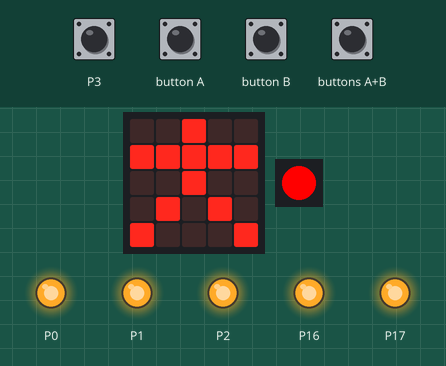
Simulated run of this program. Board: Calliope mini (MakeCode). On the bench: the board's 5×5 LED display, 1 RGB LEDs in strip order, left to right, output pins drawn as LEDs (lit = HIGH). The inputs (shaded band) are chosen by the test bench. The 48×5 strip is a reading aid, not a part: it shows the text the display is scrolling, unrolled, one strip-width of it at a time.

Above: at 8.1 s.
8.2 s: touch pin P3 pressed for 0.15 s
At 9.4 s:
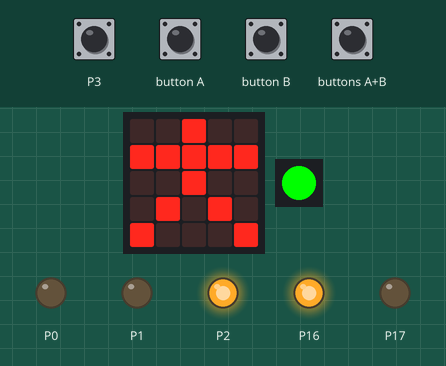
11.3 s: button A pressed for 0.15 s
At 14.1 s:
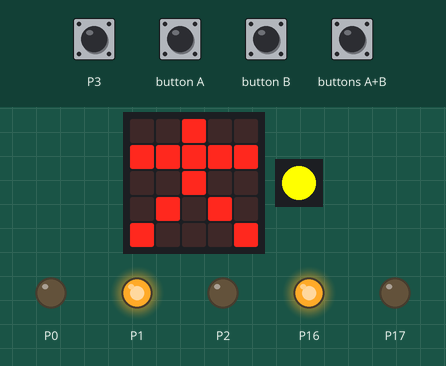
14.4 s: buttons A+B pressed for 0.15 s
At 18.8 s:
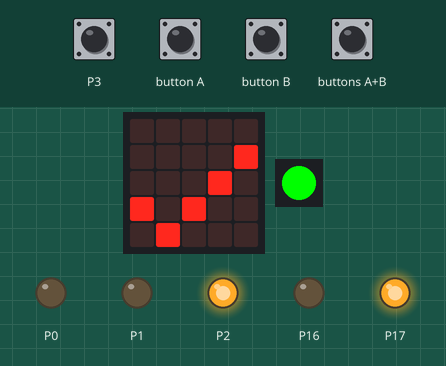
Timing chart, 0 to 32.7 s (numbered marks = the images above; inputs shaded):
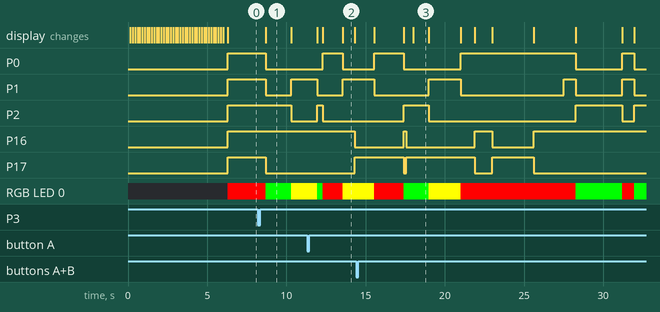

The program:

main.ts
```typescript
input.onButtonEvent(Button.A, input.buttonEventClick(), function () {
    Wiederholung = false
    Ampelsteuerung()
})
input.onButtonEvent(Button.AB, input.buttonEventClick(), function () {
    Wiederholung = true
})
function Ampelsteuerung () {
    basic.pause(500)
    Ampel3(0, 0, 1)
    Ampel2(1, 0)
    basic.pause(1000)
    Ampel3(0, 1, 0)
    basic.pause(2000)
    Ampel3(1, 0, 0)
    basic.pause(2000)
    Ampel2(0, 1)
    basic.pause(7000)
    Ampel2(1, 0)
    basic.pause(5000)
    Ampel3(1, 1, 0)
    basic.pause(750)
    Ampel3(0, 0, 1)
}
function Ampel3 (Rot: number, Gelb: number, Grün: number) {
    pins.digitalWritePin(DigitalPin.P0, Rot)
    pins.digitalWritePin(DigitalPin.P1, Gelb)
    pins.digitalWritePin(DigitalPin.P2, Grün)
    if (Rot == 1) {
        basic.setLedColor(0xff0000)
    } else if (Gelb == 1) {
        basic.setLedColor(0xffff00)
    } else if (Grün == 1) {
        basic.setLedColor(0x00ff00)
    } else {
        basic.turnRgbLedOff()
    }
}
input.onPinTouchEvent(TouchPin.P3, input.buttonEventDown(), function () {
    Wiederholung = false
    Ampelsteuerung()
})
function Ampel2 (Rot: number, Grün: number) {
    pins.digitalWritePin(DigitalPin.C16, Rot)
    pins.digitalWritePin(DigitalPin.C17, Grün)
    if (Rot == 1) {
        basic.showIcon(IconNames.StickFigure)
    } else if (Grün == 1) {
        basic.showIcon(IconNames.Yes)
    } else {
        basic.clearScreen()
    }
}
let Wiederholung = false
basic.showString("Ampel5")
Ampel3(1, 1, 1)
Ampel2(1, 1)
loops.everyInterval(10000, function () {
    if (Wiederholung) {
        Ampelsteuerung()
    }
})
```

test.ts
```typescript
// Hier kann man Tests durchführen; diese Datei wird nicht kompiliert, wenn dieses Paket als Erweiterung verwendet wird.
```

Measured:
- after the input at 8.2 s, P0, P17: HIGH → LOW after 0.50 s; P1: HIGH → LOW after 0.50 s, → HIGH 1.6 s later; P2: HIGH → LOW after 2.1 s; RGB LED 0: RGB(255, 0, 0) → RGB(0, 255, 0) after 0.50 s, → RGB(255, 255, 0) 1.6 s later
- after the input at 11.3 s, P1: HIGH → LOW after 0.65 s instead of 1.0 s; P2: LOW → HIGH after 0.65 s, → LOW 0.35 s later
- what the display in image 1 shows lasts 1.6 s, from 8.7 s to 10.3 s
- what the display in image 2 shows lasts 0.7 s, from 13.6 s to 14.3 s
- what the display in image 3 shows lasts 1.0 s, from 18.0 s to 19.0 s
